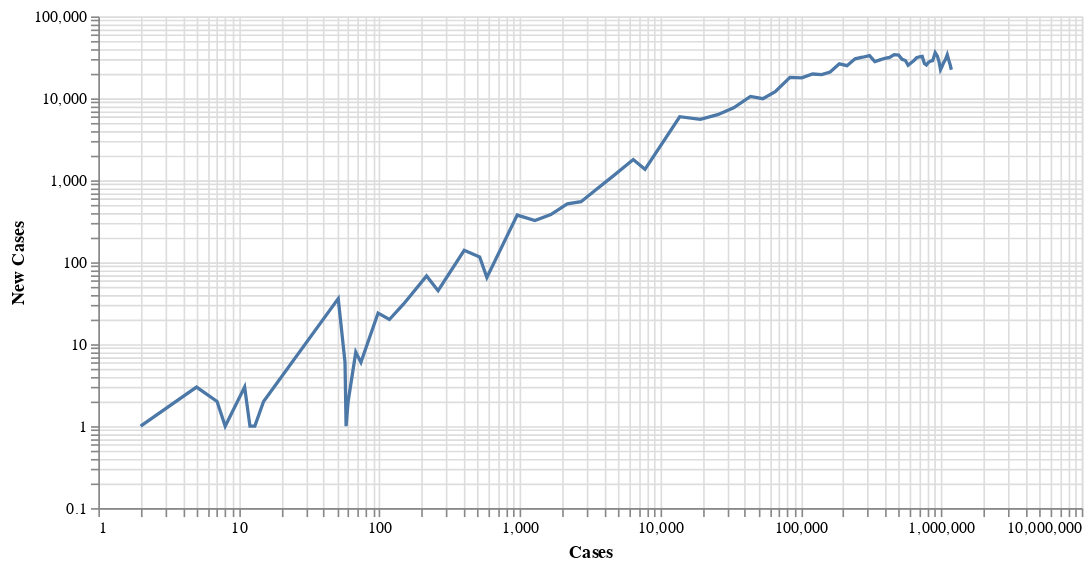

Write notebook code for a chart like this one.
### Code cell
#hide_input
_data = df_country_cases[(df_country_cases['New Cases']) > 0 & (df_country_cases['Cases'] > 100)]
alt.Chart(_data).mark_line().encode(
    alt.X('Cases:Q', scale=alt.Scale(type='log')),
    alt.Y('New Cases:Q', scale=alt.Scale(type='log', domain=[0.1, 100000]))
).properties(width = 600)

### Figure 1 — Vega-Lite specification as saved in the notebook (floating-point values rounded to 4 significant figures)
{"config": {"view": {"continuousWidth": 400, "continuousHeight": 300}}, "data": {"name": "data-4a8810b5e11a6c591d29c09409f5b265"}, "mark": "line", "encoding": {"x": {"type": "quantitative", "field": "Cases", "scale": {"type": "log"}}, "y": {"type": "quantitative", "field": "New Cases", "scale": {"domain": [0.1, 100000], "type": "log"}}}, "width": 600, "$schema": "https://vega.github.io/schema/vega-lite/v4.8.1.json", "datasets": {"data-4a8810b5e11a6c591d29c09409f5b265": [{"Date": "2020-01-24T00:00:00", "Cases": 2, "Deaths": 0, "Recovered": 0, "Active": 2, "New Cases": 1.0, "New Deaths": 0.0, "New Recovered": 0.0, "New Active": 1.0, "Deaths_Rate": 0.0, "Recovered_Rate": 0.0}, {"Date": "2020-01-26T00:00:00", "Cases": 5, "Deaths": 0, "Recovered": 0, "Active": 5, "New Cases": 3.0, "New Deaths": 0.0, "New Recovered": 0.0, "New Active": 3.0, "Deaths_Rate": 0.0, "Recovered_Rate": 0.0}, {"Date": "2020-01-31T00:00:00", "Cases": 7, "Deaths": 0, "Recovered": 0, "Active": 7, "New Cases": 2.0, "New Deaths": 0.0, "New Recovered": 0.0, "New Active": 2.0, "Deaths_Rate": 0.0, "Recovered_Rate": 0.0}, {"Date": "2020-02-01T00:00:00", "Cases": 8, "Deaths": 0, "Recovered": 0, "Active": 8, "New Cases": 1.0, "New Deaths": 0.0, "New Recovered": 0.0, "New Active": 1.0, "Deaths_Rate": 0.0, "Recovered_Rate": 0.0}, {"Date": "2020-02-03T00:00:00", "Cases": 11, "Deaths": 0, "Recovered": 0, "Active": 11, "New Cases": 3.0, "New Deaths": 0.0, "New Recovered": 0.0, "New Active": 3.0, "Deaths_Rate": 0.0, "Recovered_Rate": 0.0}, {"Date": "2020-02-11T00:00:00", "Cases": 12, "Deaths": 0, "Recovered": 3, "Active": 9, "New Cases": 1.0, "New Deaths": 0.0, "New Recovered": 0.0, "New Active": 1.0, "Deaths_Rate": 0.0, "Recovered_Rate": 0.25}, {"Date": "2020-02-13T00:00:00", "Cases": 13, "Deaths": 0, "Recovered": 3, "Active": 10, "New Cases": 1.0, "New Deaths": 0.0, "New Recovered": 0.0, "New Active": 1.0, "Deaths_Rate": 0.0, "Recovered_Rate": 0.2308}, {"Date": "2020-02-21T00:00:00", "Cases": 15, "Deaths": 0, "Recovered": 5, "Active": 10, "New Cases": 2.0, "New Deaths": 0.0, "New Recovered": 2.0, "New Active": 0.0, "Deaths_Rate": 0.0, "Recovered_Rate": 0.3333}, {"Date": "2020-02-24T00:00:00", "Cases": 51, "Deaths": 0, "Recovered": 5, "Active": 46, "New Cases": 36.0, "New Deaths": 0.0, "New Recovered": 0.0, "New Active": 36.0, "Deaths_Rate": 0.0, "Recovered_Rate": 0.09804}, {"Date": "2020-02-26T00:00:00", "Cases": 57, "Deaths": 0, "Recovered": 6, "Active": 51, "New Cases": 6.0, "New Deaths": 0.0, "New Recovered": 0.0, "New Active": 6.0, "Deaths_Rate": 0.0, "Recovered_Rate": 0.1053}, {"Date": "2020-02-27T00:00:00", "Cases": 58, "Deaths": 0, "Recovered": 6, "Active": 52, "New Cases": 1.0, "New Deaths": 0.0, "New Recovered": 0.0, "New Active": 1.0, "Deaths_Rate": 0.0, "Recovered_Rate": 0.1034}, {"Date": "2020-02-28T00:00:00", "Cases": 60, "Deaths": 0, "Recovered": 7, "Active": 53, "New Cases": 2.0, "New Deaths": 0.0, "New Recovered": 1.0, "New Active": 1.0, "Deaths_Rate": 0.0, "Recovered_Rate": 0.1167}, {"Date": "2020-02-29T00:00:00", "Cases": 68, "Deaths": 1, "Recovered": 7, "Active": 60, "New Cases": 8.0, "New Deaths": 1.0, "New Recovered": 0.0, "New Active": 7.0, "Deaths_Rate": 0.01471, "Recovered_Rate": 0.1029}, {"Date": "2020-03-01T00:00:00", "Cases": 74, "Deaths": 1, "Recovered": 7, "Active": 66, "New Cases": 6.0, "New Deaths": 0.0, "New Recovered": 0.0, "New Active": 6.0, "Deaths_Rate": 0.01351, "Recovered_Rate": 0.09459}, {"Date": "2020-03-02T00:00:00", "Cases": 98, "Deaths": 6, "Recovered": 7, "Active": 85, "New Cases": 24.0, "New Deaths": 5.0, "New Recovered": 0.0, "New Active": 19.0, "Deaths_Rate": 0.06122, "Recovered_Rate": 0.07143}, {"Date": "2020-03-03T00:00:00", "Cases": 118, "Deaths": 7, "Recovered": 7, "Active": 104, "New Cases": 20.0, "New Deaths": 1.0, "New Recovered": 0.0, "New Active": 19.0, "Deaths_Rate": 0.05932, "Recovered_Rate": 0.05932}, {"Date": "2020-03-04T00:00:00", "Cases": 149, "Deaths": 11, "Recovered": 7, "Active": 131, "New Cases": 31.0, "New Deaths": 4.0, "New Recovered": 0.0, "New Active": 27.0, "Deaths_Rate": 0.07383, "Recovered_Rate": 0.04698}, {"Date": "2020-03-05T00:00:00", "Cases": 217, "Deaths": 12, "Recovered": 7, "Active": 198, "New Cases": 68.0, "New Deaths": 1.0, "New Recovered": 0.0, "New Active": 67.0, "Deaths_Rate": 0.0553, "Recovered_Rate": 0.03226}, {"Date": "2020-03-06T00:00:00", "Cases": 262, "Deaths": 14, "Recovered": 7, "Active": 241, "New Cases": 45.0, "New Deaths": 2.0, "New Recovered": 0.0, "New Active": 43.0, "Deaths_Rate": 0.05344, "Recovered_Rate": 0.02672}, {"Date": "2020-03-07T00:00:00", "Cases": 402, "Deaths": 17, "Recovered": 7, "Active": 378, "New Cases": 140.0, "New Deaths": 3.0, "New Recovered": 0.0, "New Active": 137.0, "Deaths_Rate": 0.04229, "Recovered_Rate": 0.01741}, {"Date": "2020-03-08T00:00:00", "Cases": 518, "Deaths": 21, "Recovered": 7, "Active": 490, "New Cases": 116.0, "New Deaths": 4.0, "New Recovered": 0.0, "New Active": 112.0, "Deaths_Rate": 0.04054, "Recovered_Rate": 0.01351}, {"Date": "2020-03-09T00:00:00", "Cases": 583, "Deaths": 22, "Recovered": 7, "Active": 554, "New Cases": 65.0, "New Deaths": 1.0, "New Recovered": 0.0, "New Active": 64.0, "Deaths_Rate": 0.03774, "Recovered_Rate": 0.01201}, {"Date": "2020-03-10T00:00:00", "Cases": 959, "Deaths": 28, "Recovered": 8, "Active": 923, "New Cases": 376.0, "New Deaths": 6.0, "New Recovered": 1.0, "New Active": 369.0, "Deaths_Rate": 0.0292, "Recovered_Rate": 0.008342}, {"Date": "2020-03-11T00:00:00", "Cases": 1281, "Deaths": 36, "Recovered": 8, "Active": 1237, "New Cases": 322.0, "New Deaths": 8.0, "New Recovered": 0.0, "New Active": 314.0, "Deaths_Rate": 0.0281, "Recovered_Rate": 0.006245}, {"Date": "2020-03-12T00:00:00", "Cases": 1663, "Deaths": 41, "Recovered": 12, "Active": 1610, "New Cases": 382.0, "New Deaths": 5.0, "New Recovered": 4.0, "New Active": 373.0, "Deaths_Rate": 0.02465, "Recovered_Rate": 0.007216}, {"Date": "2020-03-13T00:00:00", "Cases": 2179, "Deaths": 49, "Recovered": 12, "Active": 2118, "New Cases": 516.0, "New Deaths": 8.0, "New Recovered": 0.0, "New Active": 508.0, "Deaths_Rate": 0.02249, "Recovered_Rate": 0.005507}, {"Date": "2020-03-14T00:00:00", "Cases": 2727, "Deaths": 58, "Recovered": 12, "Active": 2657, "New Cases": 548.0, "New Deaths": 9.0, "New Recovered": 0.0, "New Active": 539.0, "Deaths_Rate": 0.02127, "Recovered_Rate": 0.0044}, {"Date": "2020-03-15T00:00:00", "Cases": 3499, "Deaths": 73, "Recovered": 12, "Active": 3414, "New Cases": 772.0, "New Deaths": 15.0, "New Recovered": 0.0, "New Active": 757.0, "Deaths_Rate": 0.02086, "Recovered_Rate": 0.00343}, {"Date": "2020-03-16T00:00:00", "Cases": 4632, "Deaths": 99, "Recovered": 17, "Active": 4516, "New Cases": 1133.0, "New Deaths": 26.0, "New Recovered": 5.0, "New Active": 1102.0, "Deaths_Rate": 0.02137, "Recovered_Rate": 0.00367}, {"Date": "2020-03-17T00:00:00", "Cases": 6421, "Deaths": 133, "Recovered": 17, "Active": 6271, "New Cases": 1789.0, "New Deaths": 34.0, "New Recovered": 0.0, "New Active": 1755.0, "Deaths_Rate": 0.02071, "Recovered_Rate": 0.002648}, {"Date": "2020-03-18T00:00:00", "Cases": 7783, "Deaths": 164, "Recovered": 105, "Active": 7514, "New Cases": 1362.0, "New Deaths": 31.0, "New Recovered": 88.0, "New Active": 1243.0, "Deaths_Rate": 0.02107, "Recovered_Rate": 0.01349}, {"Date": "2020-03-19T00:00:00", "Cases": 13747, "Deaths": 258, "Recovered": 121, "Active": 13368, "New Cases": 5964.0, "New Deaths": 94.0, "New Recovered": 16.0, "New Active": 5854.0, "Deaths_Rate": 0.01877, "Recovered_Rate": 0.008802}, {"Date": "2020-03-20T00:00:00", "Cases": 19273, "Deaths": 349, "Recovered": 147, "Active": 18777, "New Cases": 5526.0, "New Deaths": 91.0, "New Recovered": 26.0, "New Active": 5409.0, "Deaths_Rate": 0.01811, "Recovered_Rate": 0.007627}, {"Date": "2020-03-21T00:00:00", "Cases": 25600, "Deaths": 442, "Recovered": 176, "Active": 24982, "New Cases": 6327.0, "New Deaths": 93.0, "New Recovered": 29.0, "New Active": 6205.0, "Deaths_Rate": 0.01727, "Recovered_Rate": 0.006875}, {"Date": "2020-03-22T00:00:00", "Cases": 33276, "Deaths": 586, "Recovered": 178, "Active": 32512, "New Cases": 7676.0, "New Deaths": 144.0, "New Recovered": 2.0, "New Active": 7530.0, "Deaths_Rate": 0.01761, "Recovered_Rate": 0.005349}, {"Date": "2020-03-23T00:00:00", "Cases": 43843, "Deaths": 786, "Recovered": 178, "Active": 42879, "New Cases": 10570.0, "New Deaths": 200.0, "New Recovered": 0.0, "New Active": 10370.0, "Deaths_Rate": 0.01793, "Recovered_Rate": 0.00406}, {"Date": "2020-03-24T00:00:00", "Cases": 53736, "Deaths": 1008, "Recovered": 348, "Active": 52380, "New Cases": 9893.0, "New Deaths": 222.0, "New Recovered": 170.0, "New Active": 9501.0, "Deaths_Rate": 0.01876, "Recovered_Rate": 0.006476}, {"Date": "2020-03-25T00:00:00", "Cases": 65778, "Deaths": 1316, "Recovered": 361, "Active": 64101, "New Cases": 12040.0, "New Deaths": 308.0, "New Recovered": 13.0, "New Active": 11720.0, "Deaths_Rate": 0.02001, "Recovered_Rate": 0.005488}, {"Date": "2020-03-26T00:00:00", "Cases": 83836, "Deaths": 1726, "Recovered": 681, "Active": 81429, "New Cases": 18060.0, "New Deaths": 410.0, "New Recovered": 320.0, "New Active": 17330.0, "Deaths_Rate": 0.02059, "Recovered_Rate": 0.008123}, {"Date": "2020-03-27T00:00:00", "Cases": 101657, "Deaths": 2265, "Recovered": 869, "Active": 98523, "New Cases": 17820.0, "New Deaths": 539.0, "New Recovered": 188.0, "New Active": 17090.0, "Deaths_Rate": 0.02228, "Recovered_Rate": 0.008548}, {"Date": "2020-03-28T00:00:00", "Cases": 121465, "Deaths": 2731, "Recovered": 1072, "Active": 117662, "New Cases": 19810.0, "New Deaths": 466.0, "New Recovered": 203.0, "New Active": 19140.0, "Deaths_Rate": 0.02248, "Recovered_Rate": 0.008826}, {"Date": "2020-03-29T00:00:00", "Cases": 140909, "Deaths": 3420, "Recovered": 2665, "Active": 134824, "New Cases": 19440.0, "New Deaths": 689.0, "New Recovered": 1593.0, "New Active": 17160.0, "Deaths_Rate": 0.02427, "Recovered_Rate": 0.01891}, {"Date": "2020-03-30T00:00:00", "Cases": 161831, "Deaths": 4192, "Recovered": 5644, "Active": 151995, "New Cases": 20920.0, "New Deaths": 772.0, "New Recovered": 2979.0, "New Active": 17170.0, "Deaths_Rate": 0.0259, "Recovered_Rate": 0.03488}, {"Date": "2020-03-31T00:00:00", "Cases": 188172, "Deaths": 5367, "Recovered": 7024, "Active": 175781, "New Cases": 26340.0, "New Deaths": 1175.0, "New Recovered": 1380.0, "New Active": 23790.0, "Deaths_Rate": 0.02852, "Recovered_Rate": 0.03733}, {"Date": "2020-04-01T00:00:00", "Cases": 213242, "Deaths": 6501, "Recovered": 8474, "Active": 198267, "New Cases": 25070.0, "New Deaths": 1134.0, "New Recovered": 1450.0, "New Active": 22490.0, "Deaths_Rate": 0.03049, "Recovered_Rate": 0.03974}, {"Date": "2020-04-02T00:00:00", "Cases": 243622, "Deaths": 7921, "Recovered": 9001, "Active": 226700, "New Cases": 30380.0, "New Deaths": 1420.0, "New Recovered": 527.0, "New Active": 28430.0, "Deaths_Rate": 0.03251, "Recovered_Rate": 0.03695}, {"Date": "2020-04-03T00:00:00", "Cases": 275367, "Deaths": 9246, "Recovered": 9707, "Active": 256414, "New Cases": 31740.0, "New Deaths": 1325.0, "New Recovered": 706.0, "New Active": 29710.0, "Deaths_Rate": 0.03358, "Recovered_Rate": 0.03525}, {"Date": "2020-04-04T00:00:00", "Cases": 308650, "Deaths": 10855, "Recovered": 14652, "Active": 283143, "New Cases": 33280.0, "New Deaths": 1609.0, "New Recovered": 4945.0, "New Active": 26730.0, "Deaths_Rate": 0.03517, "Recovered_Rate": 0.04747}, {"Date": "2020-04-05T00:00:00", "Cases": 336802, "Deaths": 12375, "Recovered": 17448, "Active": 306979, "New Cases": 28150.0, "New Deaths": 1520.0, "New Recovered": 2796.0, "New Active": 23840.0, "Deaths_Rate": 0.03674, "Recovered_Rate": 0.0518}, {"Date": "2020-04-06T00:00:00", "Cases": 366317, "Deaths": 13894, "Recovered": 19581, "Active": 332842, "New Cases": 29520.0, "New Deaths": 1519.0, "New Recovered": 2133.0, "New Active": 25860.0, "Deaths_Rate": 0.03793, "Recovered_Rate": 0.05345}, {"Date": "2020-04-07T00:00:00", "Cases": 397121, "Deaths": 16191, "Recovered": 21763, "Active": 359167, "New Cases": 30800.0, "New Deaths": 2297.0, "New Recovered": 2182.0, "New Active": 26320.0, "Deaths_Rate": 0.04077, "Recovered_Rate": 0.0548}, {"Date": "2020-04-08T00:00:00", "Cases": 428654, "Deaths": 18270, "Recovered": 23559, "Active": 386825, "New Cases": 31530.0, "New Deaths": 2079.0, "New Recovered": 1796.0, "New Active": 27660.0, "Deaths_Rate": 0.04262, "Recovered_Rate": 0.05496}, {"Date": "2020-04-09T00:00:00", "Cases": 462780, "Deaths": 20255, "Recovered": 25410, "Active": 417115, "New Cases": 34130.0, "New Deaths": 1985.0, "New Recovered": 1851.0, "New Active": 30290.0, "Deaths_Rate": 0.04377, "Recovered_Rate": 0.05491}, {"Date": "2020-04-10T00:00:00", "Cases": 496535, "Deaths": 22333, "Recovered": 28790, "Active": 445412, "New Cases": 33760.0, "New Deaths": 2078.0, "New Recovered": 3380.0, "New Active": 28300.0, "Deaths_Rate": 0.04498, "Recovered_Rate": 0.05798}, {"Date": "2020-04-11T00:00:00", "Cases": 526396, "Deaths": 24342, "Recovered": 31270, "Active": 470784, "New Cases": 29860.0, "New Deaths": 2009.0, "New Recovered": 2480.0, "New Active": 25370.0, "Deaths_Rate": 0.04624, "Recovered_Rate": 0.0594}, {"Date": "2020-04-12T00:00:00", "Cases": 555313, "Deaths": 26086, "Recovered": 32988, "Active": 496239, "New Cases": 28920.0, "New Deaths": 1744.0, "New Recovered": 1718.0, "New Active": 25460.0, "Deaths_Rate": 0.04698, "Recovered_Rate": 0.0594}, {"Date": "2020-04-13T00:00:00", "Cases": 580619, "Deaths": 27870, "Recovered": 43482, "Active": 509267, "New Cases": 25310.0, "New Deaths": 1784.0, "New Recovered": 10490.0, "New Active": 13030.0, "Deaths_Rate": 0.048, "Recovered_Rate": 0.07489}, {"Date": "2020-04-14T00:00:00", "Cases": 607670, "Deaths": 30262, "Recovered": 47763, "Active": 529645, "New Cases": 27050.0, "New Deaths": 2392.0, "New Recovered": 4281.0, "New Active": 20380.0, "Deaths_Rate": 0.0498, "Recovered_Rate": 0.0786}, {"Date": "2020-04-15T00:00:00", "Cases": 636350, "Deaths": 32734, "Recovered": 52096, "Active": 551520, "New Cases": 28680.0, "New Deaths": 2472.0, "New Recovered": 4333.0, "New Active": 21880.0, "Deaths_Rate": 0.05144, "Recovered_Rate": 0.08187}, {"Date": "2020-04-16T00:00:00", "Cases": 667592, "Deaths": 34827, "Recovered": 54703, "Active": 578062, "New Cases": 31240.0, "New Deaths": 2093.0, "New Recovered": 2607.0, "New Active": 26540.0, "Deaths_Rate": 0.05217, "Recovered_Rate": 0.08194}, {"Date": "2020-04-17T00:00:00", "Cases": 699706, "Deaths": 37411, "Recovered": 58545, "Active": 603750, "New Cases": 32110.0, "New Deaths": 2584.0, "New Recovered": 3842.0, "New Active": 25690.0, "Deaths_Rate": 0.05347, "Recovered_Rate": 0.08367}, {"Date": "2020-04-18T00:00:00", "Cases": 732197, "Deaths": 39753, "Recovered": 64840, "Active": 627604, "New Cases": 32490.0, "New Deaths": 2342.0, "New Recovered": 6295.0, "New Active": 23850.0, "Deaths_Rate": 0.05429, "Recovered_Rate": 0.08856}, {"Date": "2020-04-19T00:00:00", "Cases": 758809, "Deaths": 40945, "Recovered": 70337, "Active": 647527, "New Cases": 26610.0, "New Deaths": 1192.0, "New Recovered": 5497.0, "New Active": 19920.0, "Deaths_Rate": 0.05396, "Recovered_Rate": 0.09269}, {"Date": "2020-04-20T00:00:00", "Cases": 784326, "Deaths": 42659, "Recovered": 72329, "Active": 669338, "New Cases": 25520.0, "New Deaths": 1714.0, "New Recovered": 1992.0, "New Active": 21810.0, "Deaths_Rate": 0.05439, "Recovered_Rate": 0.09222}, {"Date": "2020-04-21T00:00:00", "Cases": 811865, "Deaths": 45086, "Recovered": 75204, "Active": 691575, "New Cases": 27540.0, "New Deaths": 2427.0, "New Recovered": 2875.0, "New Active": 22240.0, "Deaths_Rate": 0.05553, "Recovered_Rate": 0.09263}, {"Date": "2020-04-22T00:00:00", "Cases": 840351, "Deaths": 47412, "Recovered": 77366, "Active": 715573, "New Cases": 28490.0, "New Deaths": 2326.0, "New Recovered": 2162.0, "New Active": 24000.0, "Deaths_Rate": 0.05642, "Recovered_Rate": 0.09206}, {"Date": "2020-04-23T00:00:00", "Cases": 869170, "Deaths": 49724, "Recovered": 80203, "Active": 739243, "New Cases": 28820.0, "New Deaths": 2312.0, "New Recovered": 2837.0, "New Active": 23670.0, "Deaths_Rate": 0.05721, "Recovered_Rate": 0.09228}, {"Date": "2020-04-24T00:00:00", "Cases": 905358, "Deaths": 51493, "Recovered": 99079, "Active": 754786, "New Cases": 36190.0, "New Deaths": 1769.0, "New Recovered": 18880.0, "New Active": 15540.0, "Deaths_Rate": 0.05688, "Recovered_Rate": 0.1094}, {"Date": "2020-04-25T00:00:00", "Cases": 938154, "Deaths": 53755, "Recovered": 100372, "Active": 784027, "New Cases": 32800.0, "New Deaths": 2262.0, "New Recovered": 1293.0, "New Active": 29240.0, "Deaths_Rate": 0.0573, "Recovered_Rate": 0.107}, {"Date": "2020-04-26T00:00:00", "Cases": 965785, "Deaths": 54881, "Recovered": 106988, "Active": 803916, "New Cases": 27630.0, "New Deaths": 1126.0, "New Recovered": 6616.0, "New Active": 19890.0, "Deaths_Rate": 0.05683, "Recovered_Rate": 0.1108}, {"Date": "2020-04-27T00:00:00", "Cases": 988197, "Deaths": 56259, "Recovered": 111424, "Active": 820514, "New Cases": 22410.0, "New Deaths": 1378.0, "New Recovered": 4436.0, "New Active": 16600.0, "Deaths_Rate": 0.05693, "Recovered_Rate": 0.1128}, {"Date": "2020-04-28T00:00:00", "Cases": 1012582, "Deaths": 58355, "Recovered": 115936, "Active": 838291, "New Cases": 24380.0, "New Deaths": 2096.0, "New Recovered": 4512.0, "New Active": 17780.0, "Deaths_Rate": 0.05763, "Recovered_Rate": 0.1145}, {"Date": "2020-04-29T00:00:00", "Cases": 1039909, "Deaths": 60967, "Recovered": 120720, "Active": 858222, "New Cases": 27330.0, "New Deaths": 2612.0, "New Recovered": 4784.0, "New Active": 19930.0, "Deaths_Rate": 0.05863, "Recovered_Rate": 0.1161}, {"Date": "2020-04-30T00:00:00", "Cases": 1069424, "Deaths": 62996, "Recovered": 153947, "Active": 852481, "New Cases": 29520.0, "New Deaths": 2029.0, "New Recovered": 33230.0, "New Active": -5741.0, "Deaths_Rate": 0.05891, "Recovered_Rate": 0.144}, {"Date": "2020-05-01T00:00:00", "Cases": 1103461, "Deaths": 64943, "Recovered": 164015, "Active": 874503, "New Cases": 34040.0, "New Deaths": 1947.0, "New Recovered": 10070.0, "New Active": 22020.0, "Deaths_Rate": 0.05885, "Recovered_Rate": 0.1486}, {"Date": "2020-05-02T00:00:00", "Cases": 1132539, "Deaths": 66369, "Recovered": 175382, "Active": 890788, "New Cases": 29080.0, "New Deaths": 1426.0, "New Recovered": 11370.0, "New Active": 16280.0, "Deaths_Rate": 0.0586, "Recovered_Rate": 0.1549}, {"Date": "2020-05-03T00:00:00", "Cases": 1158040, "Deaths": 67682, "Recovered": 180152, "Active": 910206, "New Cases": 25500.0, "New Deaths": 1313.0, "New Recovered": 4770.0, "New Active": 19420.0, "Deaths_Rate": 0.05845, "Recovered_Rate": 0.1556}, {"Date": "2020-05-04T00:00:00", "Cases": 1180375, "Deaths": 68922, "Recovered": 187180, "Active": 924273, "New Cases": 22340.0, "New Deaths": 1240.0, "New Recovered": 7028.0, "New Active": 14070.0, "Deaths_Rate": 0.05839, "Recovered_Rate": 0.1586}]}}
